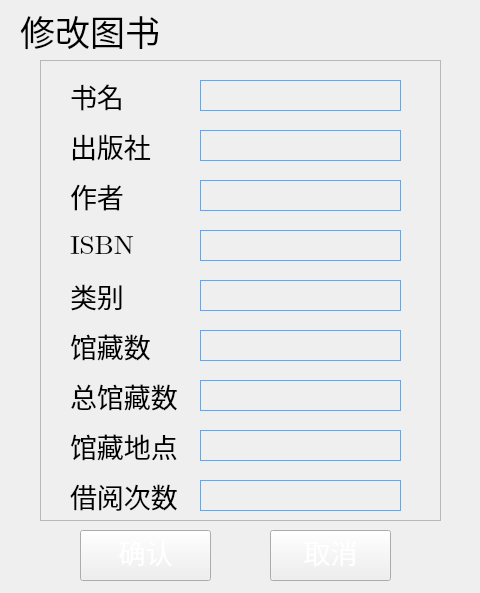
<?xml version="1.0" encoding="UTF-8"?>
<ui version="4.0">
 <class>bm_ModifyBook</class>
 <widget class="QWidget" name="bm_ModifyBook">
  <property name="geometry">
   <rect>
    <x>0</x>
    <y>0</y>
    <width>480</width>
    <height>593</height>
   </rect>
  </property>
  <property name="windowTitle">
   <string>Form</string>
  </property>
  <property name="styleSheet">
   <string notr="true">#bm_ModifyBook{
	background-image: url(:/image/image/凛冬之蝶.png);}</string>
  </property>
  <widget class="QLabel" name="label">
   <property name="geometry">
    <rect>
     <x>20</x>
     <y>10</y>
     <width>181</width>
     <height>41</height>
    </rect>
   </property>
   <property name="font">
    <font>
     <family>华文行楷</family>
     <pointsize>26</pointsize>
     <weight>50</weight>
     <italic>false</italic>
     <bold>false</bold>
    </font>
   </property>
   <property name="styleSheet">
    <string notr="true">	font: 26pt &quot;华文行楷&quot;;</string>
   </property>
   <property name="text">
    <string>修改图书</string>
   </property>
  </widget>
  <widget class="QPushButton" name="but_no">
   <property name="geometry">
    <rect>
     <x>270</x>
     <y>530</y>
     <width>121</width>
     <height>51</height>
    </rect>
   </property>
   <property name="font">
    <font>
     <family>楷体</family>
     <pointsize>20</pointsize>
     <weight>50</weight>
     <italic>false</italic>
     <bold>false</bold>
    </font>
   </property>
   <property name="styleSheet">
    <string notr="true">QPushButton{
font: 20pt &quot;楷体&quot;;
border-image: url(:/image/image/anniu.png);
	color: rgb(255, 255, 255);
    padding-top:-8px;
}
 
QPushButton:hover{
font: 20pt &quot;楷体&quot;;
border-image: url(:/image/image/anniu2.png);
color: rgb(255, 255, 255);
padding-top:-8px;
}
QPushButton:pressed{
font: 20pt &quot;楷体&quot;;
border-image: url(:/image/image/anniu2.png);
color: rgb(255, 255, 255);
padding-top:-8px;
}
</string>
   </property>
   <property name="text">
    <string>取消</string>
   </property>
  </widget>
  <widget class="QPushButton" name="but_ok">
   <property name="geometry">
    <rect>
     <x>80</x>
     <y>530</y>
     <width>131</width>
     <height>51</height>
    </rect>
   </property>
   <property name="font">
    <font>
     <family>楷体</family>
     <pointsize>20</pointsize>
     <weight>50</weight>
     <italic>false</italic>
     <bold>false</bold>
    </font>
   </property>
   <property name="styleSheet">
    <string notr="true">QPushButton{
font: 20pt &quot;楷体&quot;;
border-image: url(:/image/image/anniu.png);
	color: rgb(255, 255, 255);
    padding-top:-8px;
}
 
QPushButton:hover{
font: 20pt &quot;楷体&quot;;
border-image: url(:/image/image/anniu2.png);
color: rgb(255, 255, 255);
padding-top:-8px;
}
QPushButton:pressed{
font: 20pt &quot;楷体&quot;;
border-image: url(:/image/image/anniu2.png);
color: rgb(255, 255, 255);
padding-top:-8px;
}
</string>
   </property>
   <property name="text">
    <string>确认</string>
   </property>
  </widget>
  <widget class="QFrame" name="frame_5">
   <property name="geometry">
    <rect>
     <x>40</x>
     <y>60</y>
     <width>401</width>
     <height>461</height>
    </rect>
   </property>
   <property name="frameShape">
    <enum>QFrame::StyledPanel</enum>
   </property>
   <property name="frameShadow">
    <enum>QFrame::Raised</enum>
   </property>
   <widget class="QLineEdit" name="etname">
    <property name="geometry">
     <rect>
      <x>160</x>
      <y>20</y>
      <width>201</width>
      <height>31</height>
     </rect>
    </property>
    <property name="styleSheet">
     <string notr="true">border:1px solid #cccccc;
color:#808080;
border-color: rgb(85, 170, 255);
font-size:18px;
font-family:&quot;微软雅黑&quot;;
text-align:left;
background-color: rgb(255, 255, 255,0);</string>
    </property>
    <property name="text">
     <string/>
    </property>
   </widget>
   <widget class="QLineEdit" name="etISBN">
    <property name="geometry">
     <rect>
      <x>160</x>
      <y>170</y>
      <width>201</width>
      <height>31</height>
     </rect>
    </property>
    <property name="styleSheet">
     <string notr="true">border:1px solid #cccccc;
color:#808080;
border-color: rgb(85, 170, 255);
font-size:18px;
font-family:&quot;微软雅黑&quot;;
text-align:left;
background-color: rgb(255, 255, 255,0);</string>
    </property>
   </widget>
   <widget class="QLineEdit" name="etauthor">
    <property name="geometry">
     <rect>
      <x>160</x>
      <y>120</y>
      <width>201</width>
      <height>31</height>
     </rect>
    </property>
    <property name="styleSheet">
     <string notr="true">border:1px solid #cccccc;
color:#808080;
border-color: rgb(85, 170, 255);
font-size:18px;
font-family:&quot;微软雅黑&quot;;
text-align:left;
background-color: rgb(255, 255, 255,0);</string>
    </property>
   </widget>
   <widget class="QLineEdit" name="etpublish">
    <property name="geometry">
     <rect>
      <x>160</x>
      <y>70</y>
      <width>201</width>
      <height>31</height>
     </rect>
    </property>
    <property name="styleSheet">
     <string notr="true">border:1px solid #cccccc;
color:#808080;
border-color: rgb(85, 170, 255);
font-size:18px;
font-family:&quot;微软雅黑&quot;;
text-align:left;
background-color: rgb(255, 255, 255,0);</string>
    </property>
   </widget>
   <widget class="QLineEdit" name="etcurnum">
    <property name="geometry">
     <rect>
      <x>160</x>
      <y>270</y>
      <width>201</width>
      <height>31</height>
     </rect>
    </property>
    <property name="styleSheet">
     <string notr="true">border:1px solid #cccccc;
color:#808080;
border-color: rgb(85, 170, 255);
font-size:18px;
font-family:&quot;微软雅黑&quot;;
text-align:left;
background-color: rgb(255, 255, 255,0);</string>
    </property>
   </widget>
   <widget class="QLineEdit" name="etloc">
    <property name="geometry">
     <rect>
      <x>160</x>
      <y>370</y>
      <width>201</width>
      <height>31</height>
     </rect>
    </property>
    <property name="styleSheet">
     <string notr="true">border:1px solid #cccccc;
color:#808080;
border-color: rgb(85, 170, 255);
font-size:18px;
font-family:&quot;微软雅黑&quot;;
text-align:left;
background-color: rgb(255, 255, 255,0);</string>
    </property>
    <property name="text">
     <string/>
    </property>
   </widget>
   <widget class="QLineEdit" name="etfindmark">
    <property name="geometry">
     <rect>
      <x>160</x>
      <y>220</y>
      <width>201</width>
      <height>31</height>
     </rect>
    </property>
    <property name="styleSheet">
     <string notr="true">border:1px solid #cccccc;
color:#808080;
border-color: rgb(85, 170, 255);
font-size:18px;
font-family:&quot;微软雅黑&quot;;
text-align:left;
background-color: rgb(255, 255, 255,0);</string>
    </property>
   </widget>
   <widget class="QLabel" name="label_2">
    <property name="geometry">
     <rect>
      <x>30</x>
      <y>20</y>
      <width>91</width>
      <height>31</height>
     </rect>
    </property>
    <property name="font">
     <font>
      <family>华文行楷</family>
      <pointsize>20</pointsize>
      <weight>50</weight>
      <italic>false</italic>
      <bold>false</bold>
     </font>
    </property>
    <property name="styleSheet">
     <string notr="true">	font: 20pt &quot;华文行楷&quot;;</string>
    </property>
    <property name="text">
     <string>书名</string>
    </property>
   </widget>
   <widget class="QLabel" name="label_3">
    <property name="geometry">
     <rect>
      <x>30</x>
      <y>70</y>
      <width>91</width>
      <height>31</height>
     </rect>
    </property>
    <property name="font">
     <font>
      <family>华文行楷</family>
      <pointsize>20</pointsize>
      <weight>50</weight>
      <italic>false</italic>
      <bold>false</bold>
     </font>
    </property>
    <property name="styleSheet">
     <string notr="true">	font: 20pt &quot;华文行楷&quot;;</string>
    </property>
    <property name="text">
     <string>出版社</string>
    </property>
   </widget>
   <widget class="QLabel" name="label_4">
    <property name="geometry">
     <rect>
      <x>30</x>
      <y>120</y>
      <width>91</width>
      <height>31</height>
     </rect>
    </property>
    <property name="font">
     <font>
      <family>华文行楷</family>
      <pointsize>20</pointsize>
      <weight>50</weight>
      <italic>false</italic>
      <bold>false</bold>
     </font>
    </property>
    <property name="styleSheet">
     <string notr="true">	font: 20pt &quot;华文行楷&quot;;</string>
    </property>
    <property name="text">
     <string>作者</string>
    </property>
   </widget>
   <widget class="QLabel" name="label_5">
    <property name="geometry">
     <rect>
      <x>30</x>
      <y>170</y>
      <width>91</width>
      <height>31</height>
     </rect>
    </property>
    <property name="font">
     <font>
      <family>Cambria Math</family>
      <pointsize>20</pointsize>
      <weight>50</weight>
      <italic>false</italic>
      <bold>false</bold>
     </font>
    </property>
    <property name="styleSheet">
     <string notr="true">font: 20pt &quot;Cambria Math&quot;;</string>
    </property>
    <property name="text">
     <string>ISBN</string>
    </property>
   </widget>
   <widget class="QLabel" name="label_6">
    <property name="geometry">
     <rect>
      <x>30</x>
      <y>220</y>
      <width>91</width>
      <height>31</height>
     </rect>
    </property>
    <property name="font">
     <font>
      <family>华文行楷</family>
      <pointsize>20</pointsize>
      <weight>50</weight>
      <italic>false</italic>
      <bold>false</bold>
     </font>
    </property>
    <property name="styleSheet">
     <string notr="true">	font: 20pt &quot;华文行楷&quot;;</string>
    </property>
    <property name="text">
     <string>类别</string>
    </property>
   </widget>
   <widget class="QLabel" name="label_7">
    <property name="geometry">
     <rect>
      <x>30</x>
      <y>270</y>
      <width>111</width>
      <height>31</height>
     </rect>
    </property>
    <property name="font">
     <font>
      <family>华文行楷</family>
      <pointsize>20</pointsize>
      <weight>50</weight>
      <italic>false</italic>
      <bold>false</bold>
     </font>
    </property>
    <property name="styleSheet">
     <string notr="true">	font: 20pt &quot;华文行楷&quot;;</string>
    </property>
    <property name="text">
     <string>馆藏数</string>
    </property>
   </widget>
   <widget class="QLabel" name="label_8">
    <property name="geometry">
     <rect>
      <x>30</x>
      <y>370</y>
      <width>111</width>
      <height>31</height>
     </rect>
    </property>
    <property name="font">
     <font>
      <family>华文行楷</family>
      <pointsize>20</pointsize>
      <weight>50</weight>
      <italic>false</italic>
      <bold>false</bold>
     </font>
    </property>
    <property name="styleSheet">
     <string notr="true">	font: 20pt &quot;华文行楷&quot;;</string>
    </property>
    <property name="text">
     <string>馆藏地点</string>
    </property>
   </widget>
   <widget class="QLabel" name="label_9">
    <property name="geometry">
     <rect>
      <x>30</x>
      <y>320</y>
      <width>111</width>
      <height>31</height>
     </rect>
    </property>
    <property name="font">
     <font>
      <family>华文行楷</family>
      <pointsize>20</pointsize>
      <weight>50</weight>
      <italic>false</italic>
      <bold>false</bold>
     </font>
    </property>
    <property name="styleSheet">
     <string notr="true">	font: 20pt &quot;华文行楷&quot;;</string>
    </property>
    <property name="text">
     <string>总馆藏数</string>
    </property>
   </widget>
   <widget class="QLineEdit" name="ettonum">
    <property name="geometry">
     <rect>
      <x>160</x>
      <y>320</y>
      <width>201</width>
      <height>31</height>
     </rect>
    </property>
    <property name="styleSheet">
     <string notr="true">border:1px solid #cccccc;
color:#808080;
border-color: rgb(85, 170, 255);
font-size:18px;
font-family:&quot;微软雅黑&quot;;
text-align:left;
background-color: rgb(255, 255, 255,0);</string>
    </property>
    <property name="text">
     <string/>
    </property>
   </widget>
   <widget class="QLabel" name="label_10">
    <property name="geometry">
     <rect>
      <x>30</x>
      <y>420</y>
      <width>111</width>
      <height>31</height>
     </rect>
    </property>
    <property name="font">
     <font>
      <family>华文行楷</family>
      <pointsize>20</pointsize>
      <weight>50</weight>
      <italic>false</italic>
      <bold>false</bold>
     </font>
    </property>
    <property name="styleSheet">
     <string notr="true">	font: 20pt &quot;华文行楷&quot;;</string>
    </property>
    <property name="text">
     <string>借阅次数</string>
    </property>
   </widget>
   <widget class="QLineEdit" name="etbot">
    <property name="geometry">
     <rect>
      <x>160</x>
      <y>420</y>
      <width>201</width>
      <height>31</height>
     </rect>
    </property>
    <property name="styleSheet">
     <string notr="true">border:1px solid #cccccc;
color:#808080;
border-color: rgb(85, 170, 255);
font-size:18px;
font-family:&quot;微软雅黑&quot;;
text-align:left;
background-color: rgb(255, 255, 255,0);</string>
    </property>
    <property name="text">
     <string/>
    </property>
   </widget>
   <zorder>etloc</zorder>
   <zorder>etpublish</zorder>
   <zorder>etname</zorder>
   <zorder>etfindmark</zorder>
   <zorder>etISBN</zorder>
   <zorder>etauthor</zorder>
   <zorder>etcurnum</zorder>
   <zorder>label_2</zorder>
   <zorder>label_3</zorder>
   <zorder>label_4</zorder>
   <zorder>label_5</zorder>
   <zorder>label_6</zorder>
   <zorder>label_7</zorder>
   <zorder>label_8</zorder>
   <zorder>label_9</zorder>
   <zorder>ettonum</zorder>
   <zorder>label_10</zorder>
   <zorder>etbot</zorder>
  </widget>
 </widget>
 <resources/>
 <connections/>
</ui>
